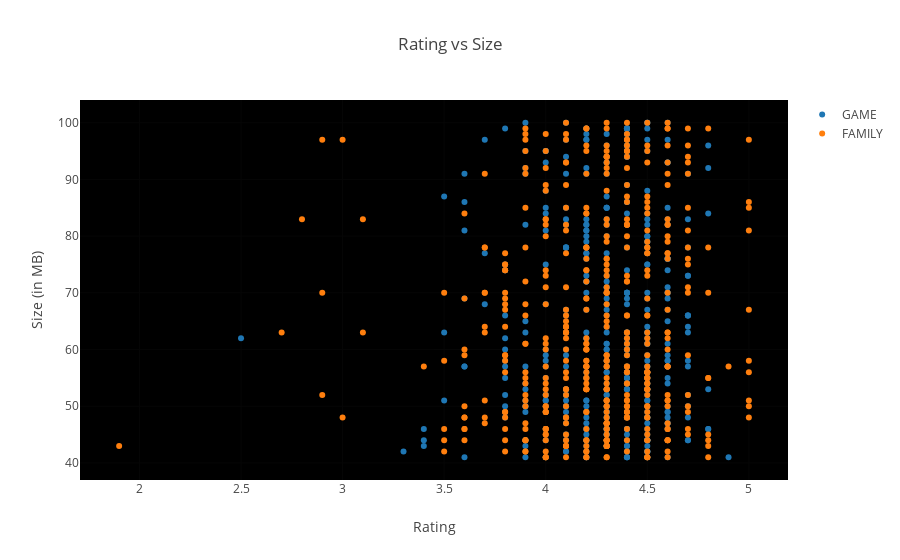

The code cell stored with this chart in its notebook:
### Markdown cell above
Most top rated apps are optimally sized between **~2MB to ~40MB** -neither too light nor too heavy.

### Code cell
c = ['hsl('+str(h)+',50%'+',50%)' for h in np.linspace(0, 360, len(list(set(groups.Category))))]

subset_df = df[df.Size > 40]
groups_temp = subset_df.groupby('Category').filter(lambda x: len(x) >20)

# for category in enumerate(list(set(groups_temp.Category))):
#     print (category)

data = [{
    'x': groups_temp.loc[subset_df.Category==category[1]]['Rating'], 
    'type':'scatter',
    'y' : subset_df['Size'],
    'name' : str(category[1]),
    'mode' : 'markers',
    'showlegend': True,
    #'marker': {'color':c[i]}
    #'text' : df['rating'],
    } for category in enumerate(['GAME', 'FAMILY'])]


layout = {'title':"Rating vs Size", 
          'xaxis': {'title' : 'Rating'},
          'yaxis' : {'title' : 'Size (in MB)'},
         'plot_bgcolor': 'rgb(0,0,0)'}

plotly.offline.iplot({'data': data, 'layout': layout})

# heavy_categories = [ 'ENTERTAINMENT', 'MEDICAL', 'DATING']

# data = [{
#     'x': groups.loc[df.Category==category]['Rating'], 
#     'type':'scatter',
#     'y' : df['Size'],
#     'name' : category,
#     'mode' : 'markers',
#     'showlegend': True,
#     #'text' : df['rating'],
#     } for category in heavy_categories]

### Figure 1 — Plotly figure (JSON) as saved in the notebook; plotly's stock layout.template omitted (floating-point values rounded to 4 significant figures; data arrays with more than 128 entries replaced by an {"elided": "..."} marker saying what was removed)
{"data": [{"mode": "markers", "name": "GAME", "showlegend": true, "type": "scatter", "uid": "58c10b5a-b2bc-4816-8ef0-bc17d67fe70c", "x": {"elided": "397 float values"}, "y": {"elided": "1307 int values"}}, {"mode": "markers", "name": "FAMILY", "showlegend": true, "type": "scatter", "uid": "619102e6-7398-420d-a2ad-f22a68f9ba5d", "x": {"elided": "456 float values"}, "y": {"elided": "1307 int values"}}], "layout": {"plot_bgcolor": "rgb(0,0,0)", "title": "Rating vs Size", "xaxis": {"title": "Rating"}, "yaxis": {"title": "Size (in MB)"}}}
